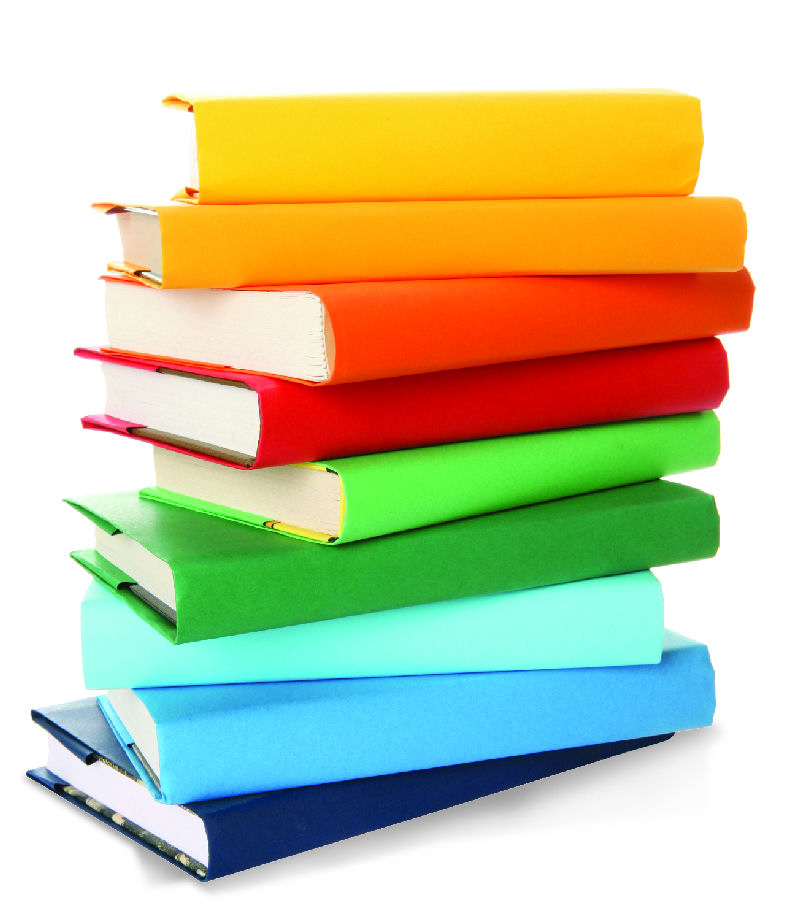
//> input picture Images/books.jpg, 800 x 924 px, given in place of the camera
$ ./rectDetect   (built with g++ and OpenCV 4)
//> lines starting //> are read from the running program, lines starting //| are printed output that depends on the picture; after the words box and inside, x2 and y2 are one past the last pixel; in counts of white or black regions, pixels touching at a corner belong together
// http://dasl.mem.drexel.edu/wiki/index.php/OpenCV#Rectangle_Recognition_Code

#include <highgui.h>
#include </opt/local/include/opencv2/imgproc/imgproc.hpp>
#include <iostream>

using namespace cv;
using namespace std;

Mat inrange; //filter out only white color to grayscale single channel array
Mat pyr, timg, gray;

vector<vector<Point> > contours;
//declaration of a vector of a vector of X and Y points
//the nested vector of points is the list of coordinates of point that make up ONE contour
//the outer vector of vectors of points is the list of ALL the contours detected

vector<vector<Point> > squares;
//a vector storing a vector storing a list of X and Y points which refer to the vertices of each detected rectangle
vector<Point> approx;
//a vector to store a list of vertices of ONE detected rectangle

static double angle( Point pt1, Point pt2, Point pt0 )
{
    double dx1 = pt1.x - pt0.x;
    double dy1 = pt1.y - pt0.y;
    double dx2 = pt2.x - pt0.x;
    double dy2 = pt2.y - pt0.y;
    return (dx1*dx2 + dy1*dy2)/sqrt((dx1*dx1 + dy1*dy1)*(dx2*dx2 + dy2*dy2) + 1e-10);
}

static void findSquares( const Mat& image, vector<vector<Point> >& squares )
{

    squares.clear();
	//empty the previous stored value

	int squareCount = 0;

	Canny(image, gray, 50, 200, 5);
	// Detect edges on the input "image" passed by reference from the main program into this findSquare function
	// Save the newly processed to "gray"
	// With lower threshold of 50 and higher threshold to 200
	// With the aperture size of the kernel at 5

	dilate(gray, gray, Mat(), Point(-1,-1));
	//take input image, that is the 1st "gray"
	//"blur" the image (I am not too sure of the term that should be used)
	//save processed image to 2nd "gray"
	//using the kernel of default aperture size of 3 as defined by "Mat()"
	//at default start point specified by "Point(-1,-1)"

    findContours(gray, contours, CV_RETR_LIST, CV_CHAIN_APPROX_SIMPLE);
	//input image is "gray"
	//processed image is saved to contours
	//in the designated mode

    for( size_t i = 0; i < contours.size(); i++ )
    {
        approxPolyDP(Mat(contours[i]), approx, arcLength(Mat(contours[i]), true)*0.02, true);
		//for each detected contour, if they approximate to a polygon according to Ramer–Douglas–Peucker algorithm
		//the vertices of X and Y coordinates are stored as a list in the vector "approx"

		//if the polygons are squares or rectangles they must be
        if( approx.size() == 4							//4sided
			&& fabs(contourArea(Mat(approx))) > 1000	//big enough (eliminate noise)
			&& isContourConvex(Mat(approx)) )			//convex
        {
            squareCount++;
			//taking count of the number of rectangles detected

			double maxCosine = 0;
            for( int j = 2; j < 5; j++ )
            {
                double cosine = fabs(angle(approx[j%4], approx[j-2], approx[j-1]));
				//store cosine of the angle between 3 adjacent vertices into the variable "cosine"
                maxCosine = MAX(maxCosine, cosine);
            }

            if( maxCosine < 0.3 )
				squares.push_back(approx);
				//if the angles are above cos^-1(0.3) = 72 degrees,
				//the 4 sided polygon characterized by the current contour is considered a square
				//the "push_back" function stores vector of 4 2D points into the "squares" vector

			double sum_x=0, sum_y=0;
			for(int k=0; k<approx.size(); k++)
			{
				sum_x+=approx[k].x;
				sum_y+=approx[k].y;
			}
			cout << "Square #"<< squareCount << "\nX: "<< sum_x/4 << "\t\tY: " << sum_y/4 <<endl;
			//print the coordinates of the center of each detected rectangles
        }
    }
}

static void drawSquares( Mat& image, const vector<vector<Point> >& squares )
{
    for( size_t i = 0; i < squares.size(); i++ )
    {
        const Point* p = &squares[i][0];
        int n = (int)squares[i].size();
        polylines(image, &p, &n, 1, true, Scalar(0,255,0), 3, CV_AA);
		//outline each detected rectangles
    }
}

// Sets the camera index.
#define CAMERA_INDEX -1

int main(int argc, char** argv)
{
	Mat img;
	int  key;
	const string windowName = "Rectangle Detection"; // window name
	bool keepProcessing = true;		// loop control flag
	VideoCapture cap; // capture object
	int  EVENT_LOOP_DELAY = 40;		// delay for GUI window
                                	// 40 ms equates to 1000ms/25fps = 40ms per frame

	// if command line arguments are provided try to read image/video_name
  	// otherwise default to capture from attached H/W camera
	if(
		( argc == 2 && (!(img = imread( argv[1], CV_LOAD_IMAGE_COLOR)).empty()))||
		( argc == 2 && (cap.open(argv[1]) == true )) ||
		( argc != 2 && (cap.open(CAMERA_INDEX) == true))
	  )
	{
		namedWindow(windowName, 1);

		while (keepProcessing) {
			if (cap.isOpened()) {
				cap >> img;
//> img is the input picture: 924 rows x 800 cols, CV_8UC3; mean B, G, R 162.3, 199.2, 197.8
				if(img.empty()){
					if (argc == 2){
						std::cerr << "The end of the video file has been reached." << std::endl;
					} else {
						std::cerr << "ERROR: cannot get next frame from the camera." << std::endl;
					}
					exit(0);
			 	}
			} else {
				// if not a capture object set event delay to zero so it waits
				// indefinitely (as single image file, no need to loop)

				EVENT_LOOP_DELAY = 0;
			}

			// Do stuff
			inRange(
				img,
				Scalar(30, 30, 0), // Minimum filtering value (if color is greater than or equal to this)
				Scalar(255, 255, 70), // Max filtering value (if color is less than this)
				inrange
			);
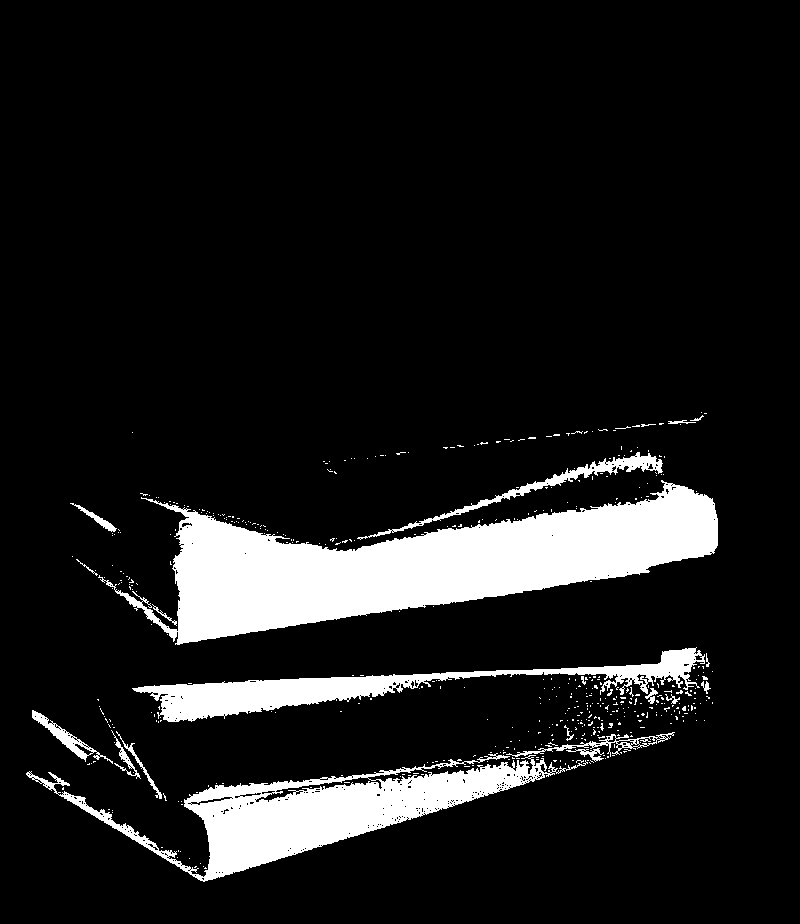
//> inrange: 924 rows x 800 cols, CV_8UC1; 10.8% white; 492 white regions (470 under 20 px), largest, box (x1, y1, x2, y2) and area: (98, 480, 718, 645) 43690, (26, 753, 588, 882) 19542, (132, 647, 705, 722) 10215

			pyrDown(inrange, pyr, Size(img.cols/2, img.rows/2));
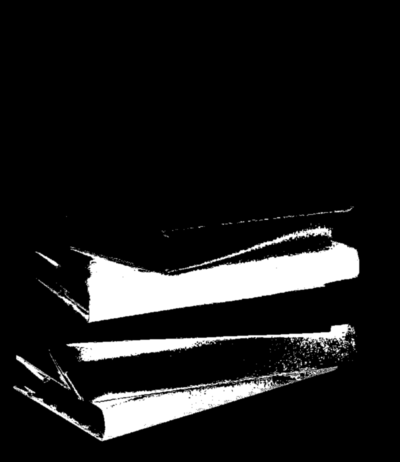
//> pyr: 462 rows x 400 cols, CV_8UC1; min 0, max 255, mean 27.6
			pyrUp(pyr, timg, img.size());
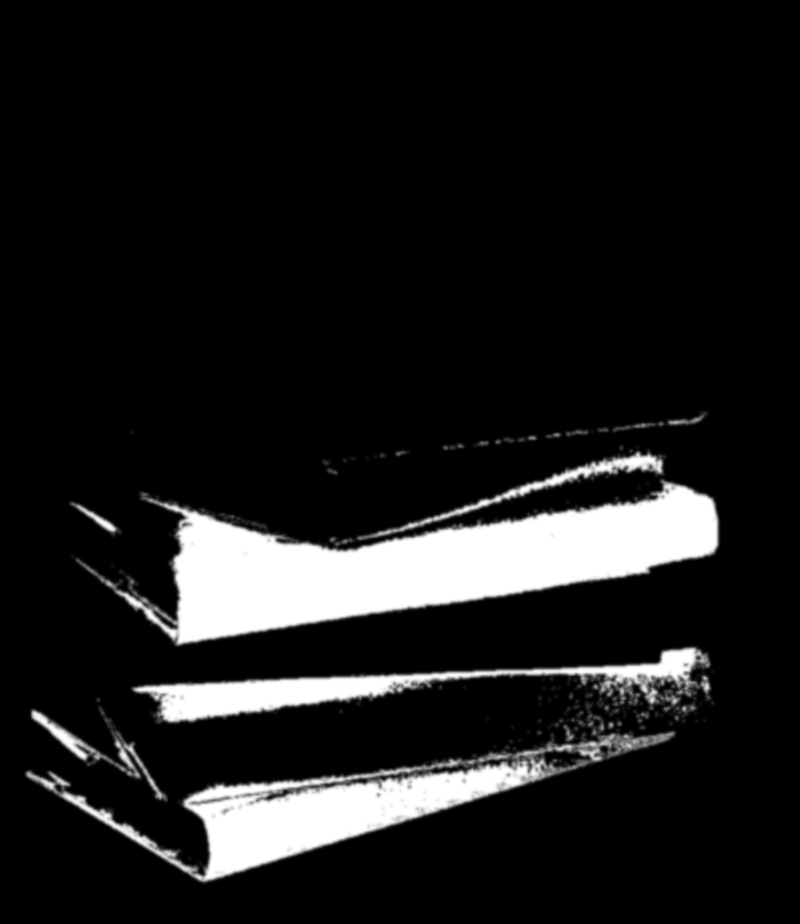
//> timg: 924 rows x 800 cols, CV_8UC1; min 0, max 255, mean 27.6
			findSquares(timg,squares);
//> in findSquares, `Canny(image, gray, 50, 200, 5);`:
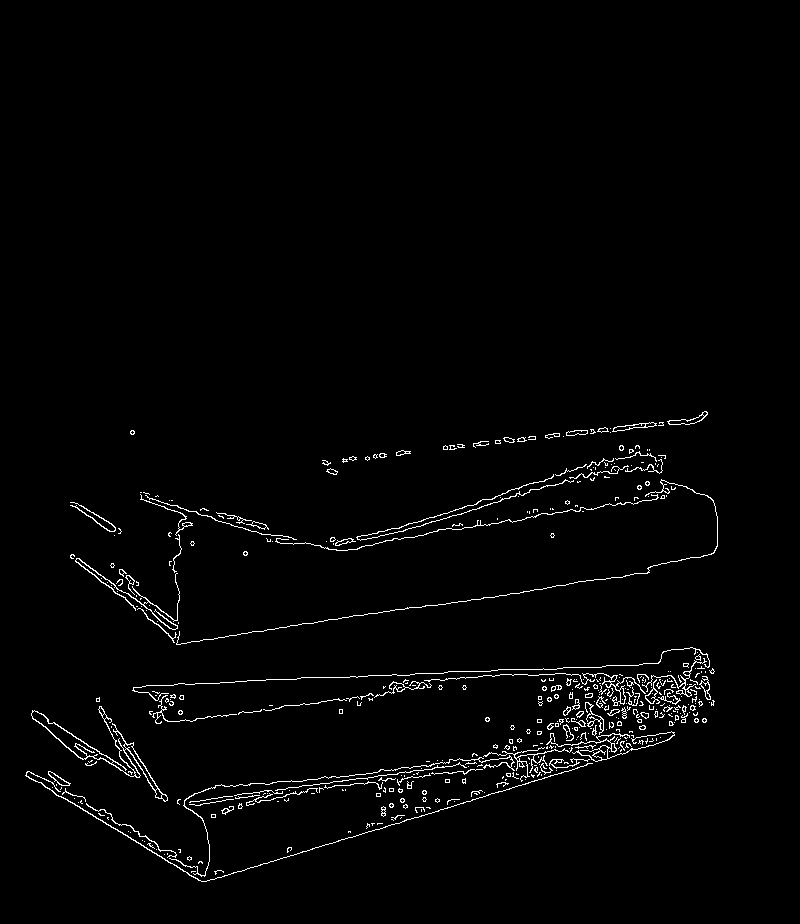
//> gray: 924 rows x 800 cols, CV_8UC1; 1.8% white in thin lines or dots, all inside (x1, y1, x2, y2) = (25, 411, 718, 882)
//> in findSquares, `dilate(gray, gray, Mat(), Point(-1,-1));`:
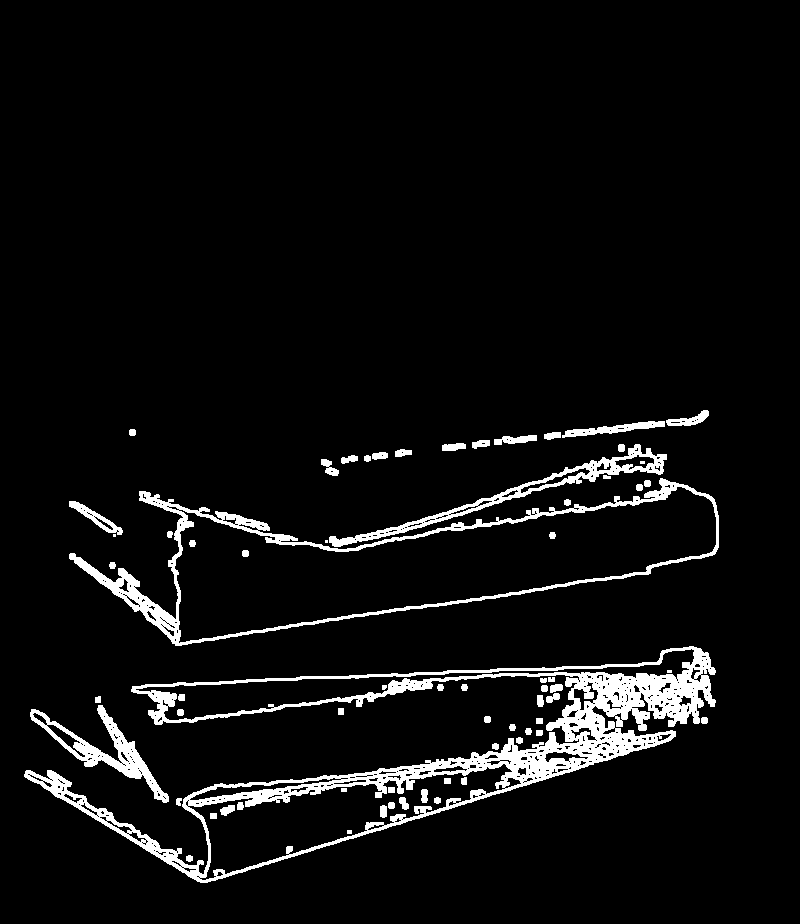
//> gray: 924 rows x 800 cols, CV_8UC1; 5.7% white; 67 white regions (4 under 20 px)
//> in findSquares, `findContours(gray, contours, CV_RETR_LIST, CV_CHAIN_APPROX_SIMPLE);`: contours = 548 contours, 410 with area under 20; largest, box (x1, y1, x2, y2) and area: (69, 478, 719, 646) 47836, (24, 646, 716, 883) 45524, (174, 486, 717, 644) 41110, (187, 763, 513, 881) 13586, (135, 648, 695, 721) 7790
//> the loop in findSquares, `for( size_t i = 0; i < contours.size(); i++ )` made 548 passes
//> (squareCount, maxCosine, sum_x, sum_y) on pass 525: (1, 0.994, 2290, 1914)
//> approx on passes 31, 33, 38: 4 Points (x, y): [97, 816], [98, 815], [99, 816], [98, 817], 4 Points (x, y): [96, 815], [97, 814], [98, 815], [97, 816], 4 Points (x, y): [78, 804], [79, 803], [80, 804], [79, 805]
//| Square #1
//| X: 572.5		Y: 478.5
//> (output is shown up to pass 525 of 548)
//> after the loop in findSquares, `for( size_t i = 0; i < contours.size(); i++ )`: approx = 8 Points (x, y): [708, 411], [703, 410], [688, 419], [668, 419], [666, 422], [668, 425], [695, 424], [702, 421]; squareCount = 1
//> squares = 0 contours
			drawSquares(img,squares);
			imshow("img", img);
			imshow("inrange", inrange);
			imshow("gray", gray);
			// Stop doing stuff

			key = waitKey(EVENT_LOOP_DELAY);
		}

		img.release();
		inrange.release();
		gray.release();
		pyr.release();
		timg.release();
		return 0;
	}

	img.release();
	inrange.release();
	gray.release();
	pyr.release();
	timg.release();

	return -1;
}
